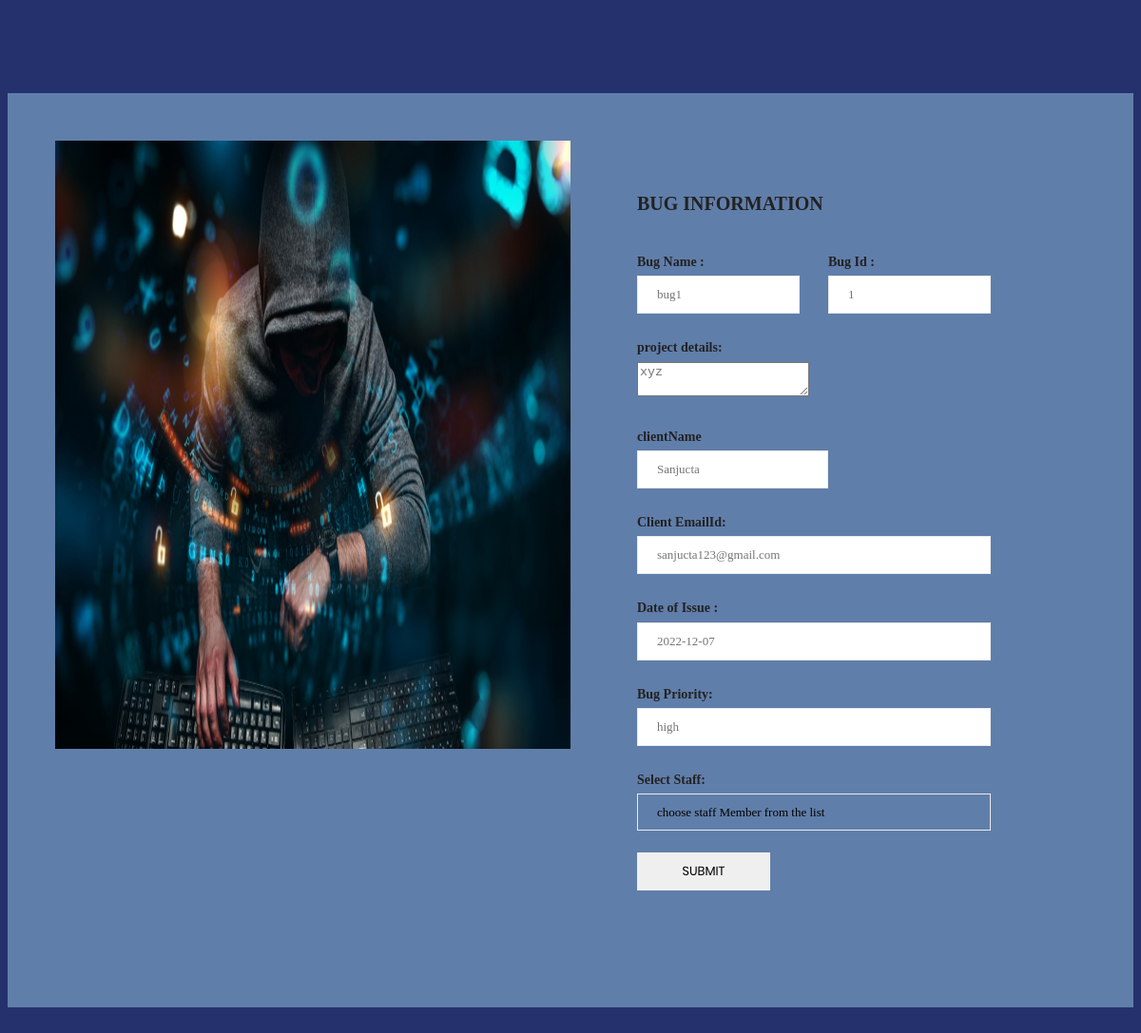
The page /BugInfoAdmin1 on the database its author committed.
### main.py (models this page shows)
class Bugs(UserMixin,db.Model):
    __tablename__ = "Bugs"
    id = db.Column(db.Integer, primary_key=True)
    BugName = db.Column(db.String(100), unique=True)
    Description = db.Column(db.String(1000))
    Environment= db.Column(db.String(100))
    BugDate = db.Column(db.Integer)
    Client_Name = db.Column(db.String(100))
    BugPriority=db.Column(db.String(100))
    Phone_No = db.Column(db.Integer)
    Email_of_client = db.Column(db.String(1000))
    staff_Name=db.Column(db.String(1000))
    comment = relationship("Comment", back_populates="Parent_Bug")
    Status = db.Column(db.String(100))

### main.py (the view)
@app.route("/BugInfoAdmin<int:TicketNo>", methods=["GET", "POST"])
def BugInfoAdmin(TicketNo):
    BugToDisplay = Bugs.query.filter_by(id=TicketNo).one()
    Staff = staff.query.all()
    print(Staff)
    if request.method == "POST":
        selected_staff=request.form.get("selectedStaff")
        BugToDisplay.staff_Name=selected_staff
        BugToDisplay.Status="In Progress"
        db.session.commit()
        return redirect(url_for("BugReportAdmin"))
    return render_template("BugDisplayAdmin.html", Bug=BugToDisplay, All_staff=Staff)

### template/BugDisplayAdmin.html (shortened to what this page needs)
<!DOCTYPE html>
<html lang="en" xmlns="http://www.w3.org/1999/html">
<head>
    <link rel="stylesheet" href="static/asset3/fonts/material-icon/css/material-design-iconic-font.min.css">
    <link rel="stylesheet" href="static/assets3/css/style.css">
</head>
<body>
    <div class="main">
        <div class="container">
            <div class="signup-content">
                <div class="signup-img">
                    <img src="static/assets3/images/img_2.png" style="height:640px;" alt="">
                </div>
                <div class="signup-form">
                    <form  method="post" class="register-form" id="register-form">
                        <h2>Bug Information</h2>
                        <div class="form-row">
                            <div class="form-group">
                                <label for="name"> Bug Name :</label>
                                <input type="text" name="name" id="name" readonly placeholder={{Bug.BugName}} required/>
                            </div>
                            <div class="form-group">
                                <label for="BugID">Bug Id :</label>
                                <input type="text" name="BugID" id="BugID" readonly placeholder={{Bug.id}}  required/>
                            </div>
                        </div>
                        <div class="form-group">
                            <label for="project">project details:</label>
                            <textarea name="Project" id="Project"readonly placeholder={{Bug.Description}}  required/></textarea>
                        </div>
                        <div class="form-row">
                            <div class="form-group">
                              <label for="clientName">clientName</label>
                            <input type="text" name="clientName" id="clientName" readonly placeholder={{Bug.Client_Name}}  >
                                </div>
                            </div>
                            <div class="form-group">
                                <label >Client EmailId:</label>
                                <div class="form-select">
                                    <input type="text" name="clientEmailId" id="clientEmailId"readonly placeholder={{Bug.Email_of_client }}  required/>
                                </div>
                            </div>
                        <div class="form-group">
                            <label for="date">Date of Issue :</label>
                            <input type="text" name="date" id="date" readonly placeholder={{Bug.BugDate}}  required/>
                        </div>
                        <div class="form-group">
                            <label >Bug Priority:</label>
                             <input type="text" name="priority" id="priority" readonly placeholder={{Bug.BugPriority}}  required/>
                            </div>
                          <div class="form-group">
                            <label for="staff">Select Staff:</label>
                            <div class="form-select">
                                <select name="selectedStaff" id="staff" >
                                    <option >choose staff Member from the list</option>
                                </select>
                                   <span class="select-icon"><i class="zmdi zmdi-chevron-down"></i></span>
                                </div>
                            </div>
                           <div class="form-group">
                          <input type="Submit" name="Submit" class="submit" value="SUBMIT">
                           </div>
                    </form>
                </div>
            </div>
        </div>
    </div>
</body>
</html>

### static/assets3/css/style.css (style rules this page uses)
display-flex, .signup-content, .form-row, .form-radio, .select-icon, .select-icon i { display: flex; display: -webkit-flex; }
input, select, textarea { outline: none; appearance: unset !important; -moz-appearance: unset !important; -webkit-appearance: unset !important; -o-appearance: unset !important; -ms-appearance: unset !important; }
img { max-width: 100%; height: auto; }
h2 { line-height: 1.66; margin: 0; padding: 0; font-weight: 700; color: #222; font-family: 'Montserrat'; font-size: 20px; text-transform: uppercase; margin-bottom: 32px; }
body { font-size: 13px; line-height: 1.8; color: #222; font-weight: 400; background: #25316D; padding: 90px 0; }
.container { position: relative; margin: auto; padding:50px; background:#607EAA; }
.signup-img, .signup-form { width: 50%; }
.signup-img { margin-bottom: -7px; }
.register-form { padding: 50px 100px 50px 70px; }
.form-row { margin: 0 -15px; }
.form-row .form-group { width: 50%; padding: 0 15px; }
.form-group { margin-bottom: 23px; position: relative; }
input, select { display: block; width: 100%; border: 1px solid #ebebeb; padding: 11px 20px; box-sizing: border-box; font-family: 'Montserrat'; font-weight: 500; font-size: 13px; }
label { font-size: 14px; font-weight: bold; font-family: 'Montserrat'; margin-bottom: 2px; display: block; }
.form-select { position: relative; }
select { appearance: none !important; -moz-appearance: none !important; -webkit-appearance: none !important; -o-appearance: none !important; -ms-appearance: none !important; position: relative; background: 0 0; z-index: 10; cursor: pointer; }
.select-icon { z-index: 0; position: absolute; top: 0; right: 0; bottom: 0; justify-content: center; -moz-justify-content: center; -webkit-justify-content: center; -o-justify-content: center; -ms-justify-content: center; align-items: center; -moz-align-items: center; -webkit-align-items: center; -o-align-items: center; -ms-align-items: center; }
.select-icon i { justify-content: center; -moz-justify-content: center; -webkit-justify-content: center; -o-justify-content: center; -ms-justify-content: center; align-items: center; -moz-align-items: center; -webkit-align-items: center; -o-align-items: center; -ms-align-items: center; width: 40px; height: 20px; font-size: 18px; color: #999; }
.submit { width: 140px; height: 40px; display: inline-block; font-family: 'Poppins'; font-weight: 400; font-size: 13px; padding: 10px; border: none; cursor: pointer; }

### rows shown on the page
Bugs: name "bug1", BugID "1", Project "xyz", clientEmailId "sanjucta123@gmail.com", date "2022-12-07", priority "high"
